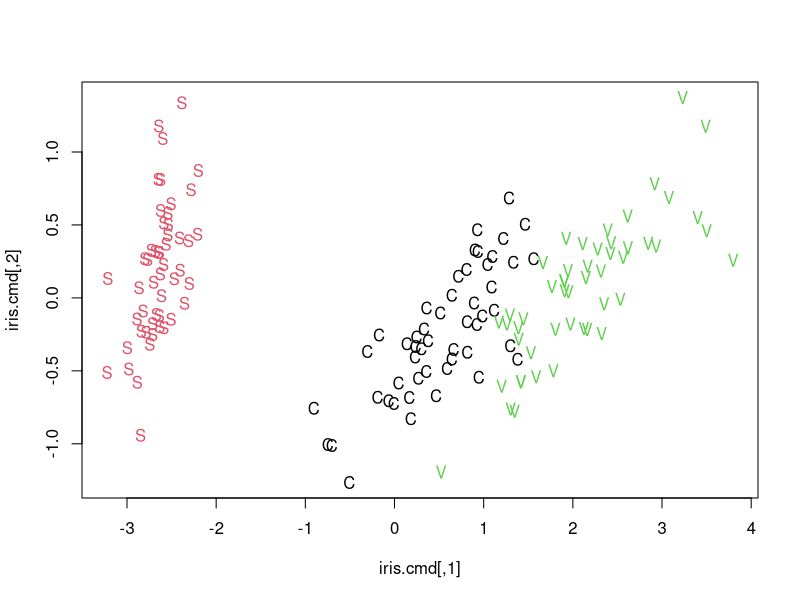

The R source for this figure:
## ---- chunk 1
iris.dist <-dist(iris[,-5]) 
iris.cmd <- cmdscale(iris.dist)
plot(iris.cmd, type="n")
iris.lab <- factor(c(rep("S",50), rep("C",50), rep("V",50)))
text(iris.cmd,labels=iris.lab,col=unclass(iris.lab))
